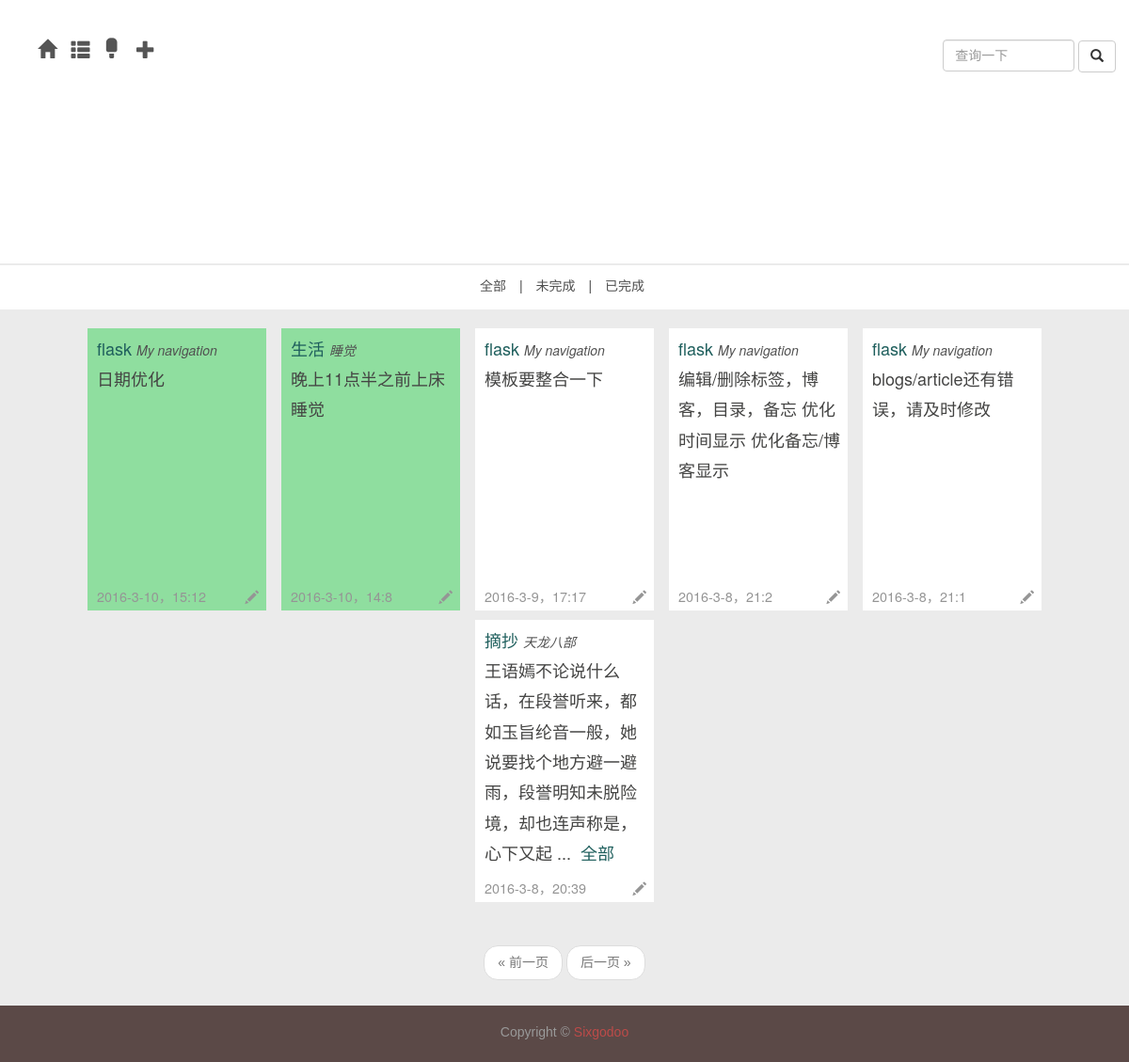
Before: /daily with the older database file.
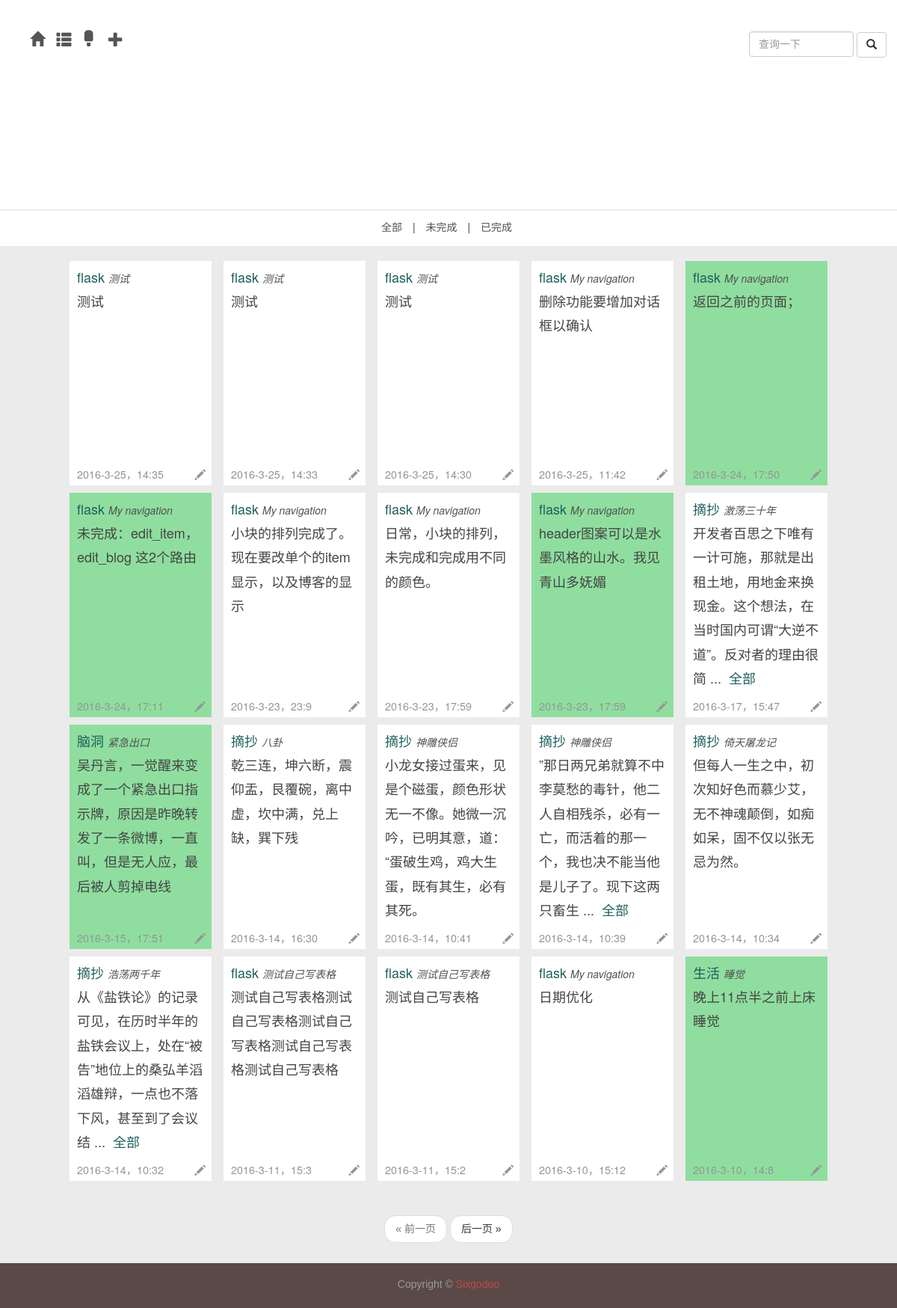
After: the same page with the newer database file.
### app/models.py (models this page shows, shortened)
class Item(db.Model):
	__tablename__ = 'items'
	id = db.Column(db.Integer, primary_key = True)
	name = db.Column(db.String, index = True)
	tag_id = db.Column(db.Integer, db.ForeignKey('tags.id'))
	timestamp = db.Column(db.DateTime,index=True,default=datetime.now)
	flags = db.Column(db.SmallInteger)								   # 16 bits integer, now 0 means not abandoned 2016.03.04 12:59:26
	text = db.Column(db.Text)

class Tag(db.Model):
	__tablename__ = 'tags'
	id = db.Column(db.Integer, primary_key = True)
	name = db.Column(db.String, unique = True)
	items = db.relationship('Item', backref = 'tag')

### app/main/views.py (the view)
@main.route('/daily',methods=['GET','POST'])
def daily():
	form = QueryItemForm()
	page = request.args.get('page',1,type=int)
	if form.validate_on_submit():
		pagination = Item.query.filter_by(name=form.item_name.data).\
			order_by(Item.timestamp.desc()).\
			paginate(page,per_page=current_app.config['FLASKY_POSTS_PER_PAGE'],error_out=False)
		items = pagination.items
		return render_template('daily.html',title=u"检索",items=items,form=form,pagination=pagination)
	pagination = Item.query.order_by(Item.timestamp.desc()).paginate(page,per_page=current_app.config['FLASKY_POSTS_PER_PAGE'],error_out=False)
	items = pagination.items
	return render_template('daily.html',title=u"日常",items=items,form=form,pagination=pagination)

### app/main/forms.py
class QueryItemForm(Form):
	item_name = StringField('',\
		validators=[Required()])
	submit = SubmitField(u'查询')

### app/templates/daily.html (shortened to what this page needs)
{% extends "new_base.html" %}
{% import "bootstrap/wtf.html" as wtf %}
{% block head %}
	{{super()}}
	<link href={{ url_for('static',filename='daily.css') }} rel="stylesheet">
{% endblock %}
{% block topnav %}
<div class="top-nav">
<ul class="list-inline">
	<li role="presentation"><a href={{url_for('main.daily')}}>全部</a></li>
	<li>|</li>
	<li role="presentation"><a href={{url_for('main.daily_req',req_id=0)}}>未完成</a></li>
	<li>|</li>
	<li role="presentation"><a href={{url_for('main.daily_req',req_id=1)}}>已完成</a></li>
</ul>
</div>
{% endblock %}
{%block nav_extent%}
<div class="nav-ul lg">
	<div class="dropdown">
	<a class="dropdown-toggle" data-toggle="dropdown" role="button" aria-haspopup="true" aria-expanded="false">
		<span class="glyphicon glyphicon-plus" aria-hidden="true"></span>
	</a>
</div>
</div>
{%endblock%}
{% block content %}
	<div class="main">
	{% if items %}
	{% for item in items %}
	<article {% if item.flags %}class="post post-ok"{% else %}class="post post-not"{%endif%}>
		<header class="post-text">
			<p>
				<a href={{url_for('main.tag',tag_id=item.tag.id)}}>{{item.tag.name}}</a>
				<a href={{url_for('main.item',item_id=item.id)}}><i style="font-size:14px;">{{item.name}}</i></a>
			</p>
			<p>{{item.text[:57]}}
				{% if item.text[58] %}
				...&nbsp; <a href={{url_for('main.item',item_id=item.id)}}>全部</a>
				{% endif %}
			</p>
					<p class="post-time">
						{{item.timestamp.year}}-{{item.timestamp.month}}-{{item.timestamp.day}}，{{item.timestamp.hour}}:{{item.timestamp.minute}}
					</p>
					<div class="post-edit">
						<a href={{url_for('main.edit_item',item_id=item.id)}}>
							<span class="glyphicon glyphicon-pencil"></span>
						</a>
					</div>
				</header>
</article>
{% endfor %}
{% endif %}
</div>
<div class="container">
	<div class="nav-query">
		<form action="" method="post" name="item_query">
				{{form.item_name(class="form-control",placeholder="查询一下")}}
				<button class="btn btn-default" type="submit" style="inline-block">
					<span class="glyphicon glyphicon-search"></span>
				</button>
		</form>
	</div>
</div>
{% endblock %}
{% block page %}
{% if pagination %}
<div class="pagination my-pagination">
	<div class="container">
		{{macros.pagination_widget(pagination,'main.daily')}}
	</div>
</div>
{% endif %}
{% endblock %}

Changed rows visible on the page:
no longer on this page (row unchanged): Item: tag.name "flask", name "My navigation", text "模板要整合一下", timestamp.year "2016", timestamp.month "3", timestamp.day "9", timestamp.hour "17", timestamp.minute "17"
no longer on this page (row unchanged): Item: tag.name "flask", name "My navigation", text "编辑/删除标签，博客，目录，备忘 优化时间显示 优化备忘/博客显示", timestamp.year "2016", timestamp.month "3", timestamp.day "8", timestamp.hour "21", timestamp.minute "2"
no longer on this page (row unchanged): Item: tag.name "flask", name "My navigation", text "blogs/article还有错误，请及时修改", timestamp.year "2016", timestamp.month "3", timestamp.day "8", timestamp.hour "21", timestamp.minute "1"
no longer on this page (row unchanged): Item: tag.name "摘抄", name "天龙八部", text "王语嫣不论说什么话，在段誉听来，都如玉旨纶音一般，她说要找个地方避一避雨，段誉明知未脱险境，却也连声称是，心下又起", timestamp.year "2016", timestamp.month "3", timestamp.day "8", timestamp.hour "20", timestamp.minute "39"
added Item: tag.name "flask", name "测试", text "测试", timestamp.year "2016", timestamp.month "3", timestamp.day "25", timestamp.hour "14", timestamp.minute "35"
added Item: tag.name "flask", name "测试", text "测试", timestamp.year "2016", timestamp.month "3", timestamp.day "25", timestamp.hour "14", timestamp.minute "33"
added Item: tag.name "flask", name "测试", text "测试", timestamp.year "2016", timestamp.month "3", timestamp.day "25", timestamp.hour "14", timestamp.minute "30"
added Item: tag.name "flask", name "My navigation", text "删除功能要增加对话框以确认", timestamp.year "2016", timestamp.month "3", timestamp.day "25", timestamp.hour "11", timestamp.minute "42"
added Item: tag.name "flask", name "My navigation", text "返回之前的页面；", timestamp.year "2016", timestamp.month "3", timestamp.day "24", timestamp.hour "17", timestamp.minute "50", flags 0 (drawn)
added Item: tag.name "flask", name "My navigation", text "未完成：edit_item，edit_blog 这2个路由", timestamp.year "2016", timestamp.month "3", timestamp.day "24", timestamp.hour "17", timestamp.minute "11", flags 0 (drawn)
added Item: tag.name "flask", name "My navigation", text "小块的排列完成了。现在要改单个的item显示，以及博客的显示", timestamp.year "2016", timestamp.month "3", timestamp.day "23", timestamp.hour "23", timestamp.minute "9"
added Item: tag.name "flask", name "My navigation", text "日常，小块的排列，未完成和完成用不同的颜色。", timestamp.year "2016", timestamp.month "3", timestamp.day "23", timestamp.hour "17", timestamp.minute "59"
added Item: tag.name "flask", name "My navigation", text "header图案可以是水墨风格的山水。我见青山多妩媚", timestamp.year "2016", timestamp.month "3", timestamp.day "23", timestamp.hour "17", timestamp.minute "59", flags 0 (drawn)
added Item: tag.name "摘抄", name "激荡三十年", text "开发者百思之下唯有一计可施，那就是出租土地，用地金来换现金。这个想法，在当时国内可谓“大逆不道”。反对者的理由很简", timestamp.year "2016", timestamp.month "3", timestamp.day "17", timestamp.hour "15", timestamp.minute "47"
added Item: tag.name "脑洞", name "紧急出口", text "吴丹言，一觉醒来变成了一个紧急出口指示牌，原因是昨晚转发了一条微博，一直叫，但是无人应，最后被人剪掉电线", timestamp.year "2016", timestamp.month "3", timestamp.day "15", timestamp.hour "17", timestamp.minute "51", flags 0 (drawn)
added Item: tag.name "摘抄", name "八卦", text "乾三连，坤六断，震仰盂，艮覆碗，离中虚，坎中满，兑上缺，巽下残", timestamp.year "2016", timestamp.month "3", timestamp.day "14", timestamp.hour "16", timestamp.minute "30"
added Item: tag.name "摘抄", name "神雕侠侣", text "小龙女接过蛋来，见是个磁蛋，颜色形状无一不像。她微一沉吟，已明其意，道：“蛋破生鸡，鸡大生蛋，既有其生，必有其死。", timestamp.year "2016", timestamp.month "3", timestamp.day "14", timestamp.hour "10", timestamp.minute "41"
added Item: tag.name "摘抄", name "神雕侠侣", text "”那日两兄弟就算不中李莫愁的毒针，他二人自相残杀，必有一亡，而活着的那一个，我也决不能当他是儿子了。现下这两只畜生", timestamp.year "2016", timestamp.month "3", timestamp.day "14", timestamp.hour "10", timestamp.minute "39"
added Item: tag.name "摘抄", name "倚天屠龙记", text "但每人一生之中，初次知好色而慕少艾，无不神魂颠倒，如痴如呆，固不仅以张无忌为然。", timestamp.year "2016", timestamp.month "3", timestamp.day "14", timestamp.hour "10", timestamp.minute "34"
added Item: tag.name "摘抄", name "浩荡两千年", text "从《盐铁论》的记录可见，在历时半年的盐铁会议上，处在“被告”地位上的桑弘羊滔滔雄辩，一点也不落下风，甚至到了会议结", timestamp.year "2016", timestamp.month "3", timestamp.day "14", timestamp.hour "10", timestamp.minute "32"
added Item: tag.name "flask", name "测试自己写表格", text "测试自己写表格测试自己写表格测试自己写表格测试自己写表格测试自己写表格", timestamp.year "2016", timestamp.month "3", timestamp.day "11", timestamp.hour "15", timestamp.minute "3"
added Item: tag.name "flask", name "测试自己写表格", text "测试自己写表格", timestamp.year "2016", timestamp.month "3", timestamp.day "11", timestamp.hour "15", timestamp.minute "2"
changed Item "日期优化": flags 0 → 1 (drawn)
